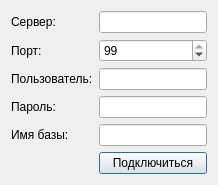
<?xml version="1.0" encoding="UTF-8"?>
<ui version="4.0">
 <class>DatabaseConnectionForm</class>
 <widget class="QDialog" name="DatabaseConnectionForm">
  <property name="windowTitle">
   <string>Подключение к базе данных</string>
  </property>
  <layout class="QFormLayout" name="formLayout">
   <item row="0" column="0">
    <widget class="QLabel" name="labelHost">
     <property name="text"><string>Сервер:</string></property>
    </widget>
   </item>
   <item row="0" column="1">
    <widget class="QLineEdit" name="dbHost"/>
   </item>
   <item row="1" column="0">
    <widget class="QLabel" name="labelPort">
     <property name="text"><string>Порт:</string></property>
    </widget>
   </item>
   <item row="1" column="1">
    <widget class="QSpinBox" name="dbPort">
     <property name="value"><number>5432</number></property>
    </widget>
   </item>
   <item row="2" column="0">
    <widget class="QLabel" name="labelUser">
     <property name="text"><string>Пользователь:</string></property>
    </widget>
   </item>
   <item row="2" column="1">
    <widget class="QLineEdit" name="dbUser"/>
   </item>
   <item row="3" column="0">
    <widget class="QLabel" name="labelPassword">
     <property name="text"><string>Пароль:</string></property>
    </widget>
   </item>
   <item row="3" column="1">
    <widget class="QLineEdit" name="dbPassword"/>
   </item>
   <item row="4" column="0">
    <widget class="QLabel" name="labelDBName">
     <property name="text"><string>Имя базы:</string></property>
    </widget>
   </item>
   <item row="4" column="1">
    <widget class="QLineEdit" name="dbName"/>
   </item>
   <item row="5" column="1">
    <widget class="QPushButton" name="buttonConnect">
     <property name="text"><string>Подключиться</string></property>
    </widget>
   </item>
  </layout>
 </widget>
 <resources/>
 <connections/>
</ui>
